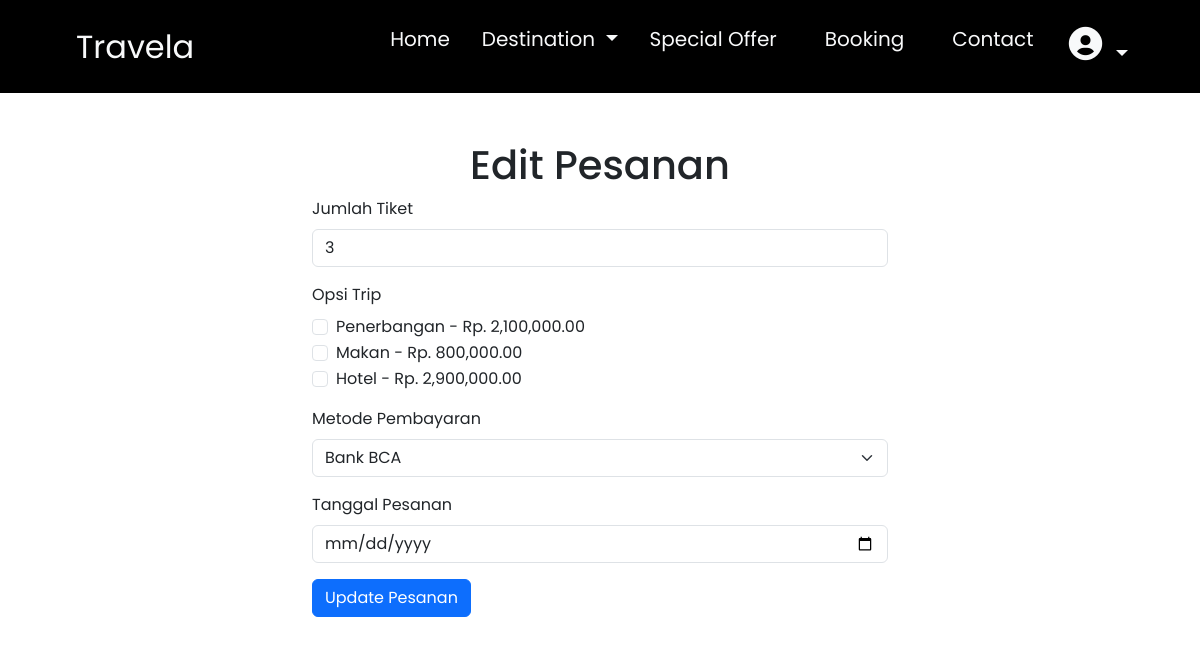
Page /page/edit_order.php?id=89 (signed in) on the committed database.
### tables this page shows
CREATE TABLE `orders` (
  `id` int(11) NOT NULL,
  `user_id` int(11) NOT NULL,
  `destination_cards_id` int(11) NOT NULL,
  `jumlah_tiket` int(11) NOT NULL,
  `total_harga` int(11) NOT NULL,
  `order_date` timestamp NOT NULL DEFAULT current_timestamp(),
  `payment_method_id` int(11) DEFAULT NULL,
  `opsi_trip_ids` varchar(255) DEFAULT NULL
);

CREATE TABLE `opsi_trip` (
  `id` int(11) NOT NULL,
  `destination_cards_id` int(11) NOT NULL,
  `option_name` varchar(255) NOT NULL,
  `option_price` int(20) NOT NULL
);

CREATE TABLE `payment_method` (
  `id` int(11) NOT NULL,
  `name` varchar(50) NOT NULL
);

### page/edit_order.php (the view, shortened to what this page needs)
<?php
include "../koneksi.php";
$order_id = $_GET['id'];
$order_sql = "SELECT * FROM orders WHERE id = ?";
$stmt = $conn->prepare($order_sql);
$stmt->bind_param('i', $order_id);
$stmt->execute();
$order = $stmt->get_result()->fetch_assoc();
$destination_cards_id = $order['destination_cards_id'];
$opsi_sql = "SELECT id, option_name, option_price FROM opsi_trip WHERE destination_cards_id = ?";
$stmt = $conn->prepare($opsi_sql);
$stmt->bind_param('i', $destination_cards_id);
$stmt->execute();
$opsi_trip = $stmt->get_result()->fetch_all(MYSQLI_ASSOC);
$payment_sql = "SELECT id, name FROM payment_method";
$payment_methods = $conn->query($payment_sql)->fetch_all(MYSQLI_ASSOC);
?>
<!DOCTYPE html>
<html lang="id">
<head>
    <link href="https://cdn.jsdelivr.net/npm/bootstrap@5.3.3/dist/css/bootstrap.min.css" rel="stylesheet">
    <link rel="stylesheet" href="../style.css">
    <link href='https://unpkg.com/boxicons@2.1.4/css/boxicons.min.css' rel='stylesheet'>
</head>
<body class="background">
    <?php include "layout/navbar.php"; ?>
    <div class="container mt-5" style="max-width: 50%">
        <h1 class="text-center">Edit Pesanan</h1>
        <form method="post" id="orderForm">
            <div class="mb-3">
                <label for="jumlah_tiket" class="form-label">Jumlah Tiket</label>
                <input type="number" class="form-control" id="jumlah_tiket" name="jumlah_tiket" value="<?= htmlspecialchars($order['jumlah_tiket']); ?>" required>
            </div>
            <div class="mb-3">
                <label class="form-label">Opsi Trip</label><br>
                <?php foreach ($opsi_trip as $opsi) : ?>
                    <div class="form-check">
                        <input class="form-check-input" type="checkbox" id="opsi_<?= $opsi['id']; ?>" name="opsi_trip[]" value="<?= $opsi['id']; ?>" data-price="<?= $opsi['option_price']; ?>" <?= in_array($opsi['id'], explode(',', $order['opsi_trip_ids'])) ? 'checked' : ''; ?>>
                        <label class="form-check-label" for="opsi_<?= $opsi['id']; ?>"><?= htmlspecialchars($opsi['option_name']) . ' - Rp. ' . number_format($opsi['option_price'], 2); ?></label>
                    </div>
                <?php endforeach; ?>
            </div>
            <div class="mb-3">
                <label for="payment_method" class="form-label">Metode Pembayaran</label>
                <select class="form-select" id="payment_method" name="payment_method_id" required>
                    <?php foreach ($payment_methods as $method) : ?>
                        <option value="<?= $method['id']; ?>" <?= $method['id'] == $order['payment_method_id'] ? 'selected' : ''; ?>><?= htmlspecialchars($method['name']); ?></option>
                    <?php endforeach; ?>
                </select>
            </div>
            <div class="mb-3">
                <label class="form-label" for="order_date">Tanggal Pesanan</label>
                <input type="date" name="order_date" class="form-control" id="order_date" value="<?= htmlspecialchars($order['order_date']); ?>" required>
            </div>
            <button type="button" class="btn btn-primary" id="updateButton">Update Pesanan</button>
        </form>
    </div>
</body>
</html>

### style.css (style rules this page uses)
* { font-family: "Poppins", sans-serif; }

### rows in the picture
orders: jumlah_tiket "3", payment_method_id "Bank BCA"
opsi_trip: option_name "Penerbangan", option_price "2,100,000.00"
opsi_trip: option_name "Makan", option_price "800,000.00"
opsi_trip: option_name "Hotel", option_price "2,900,000.00"
